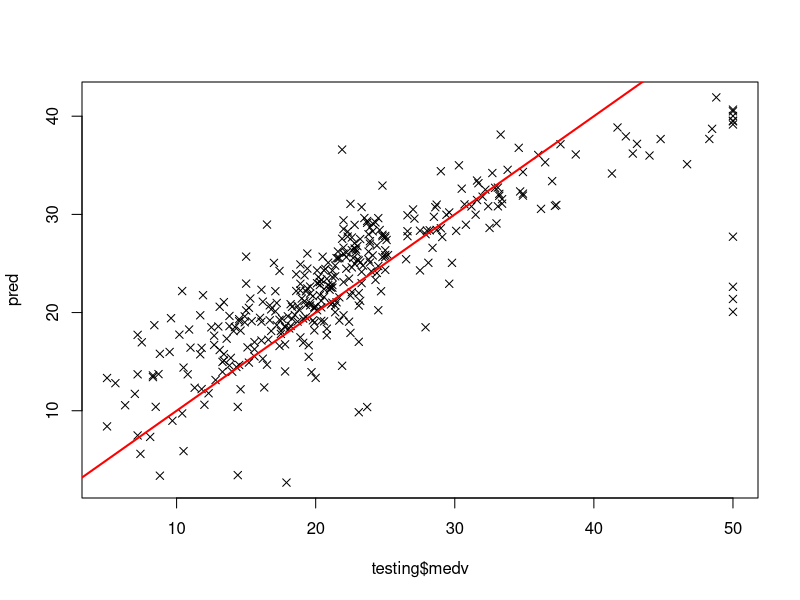
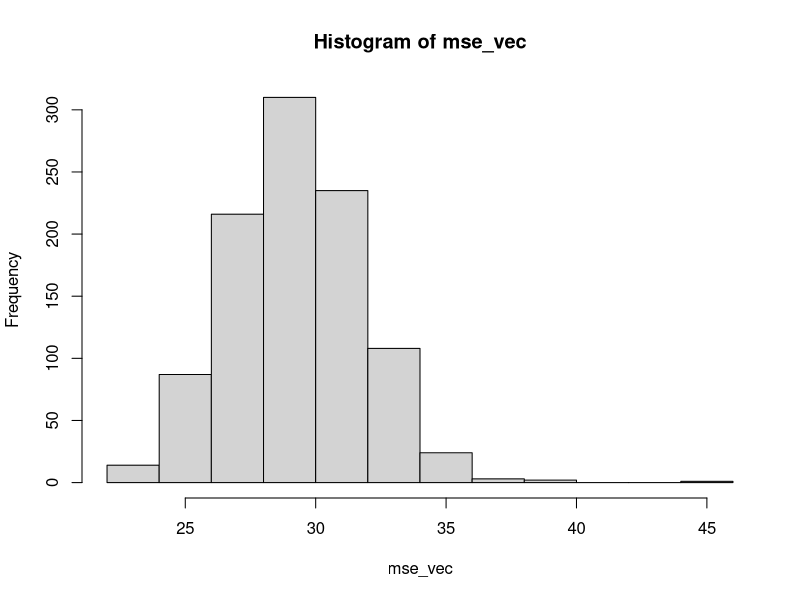
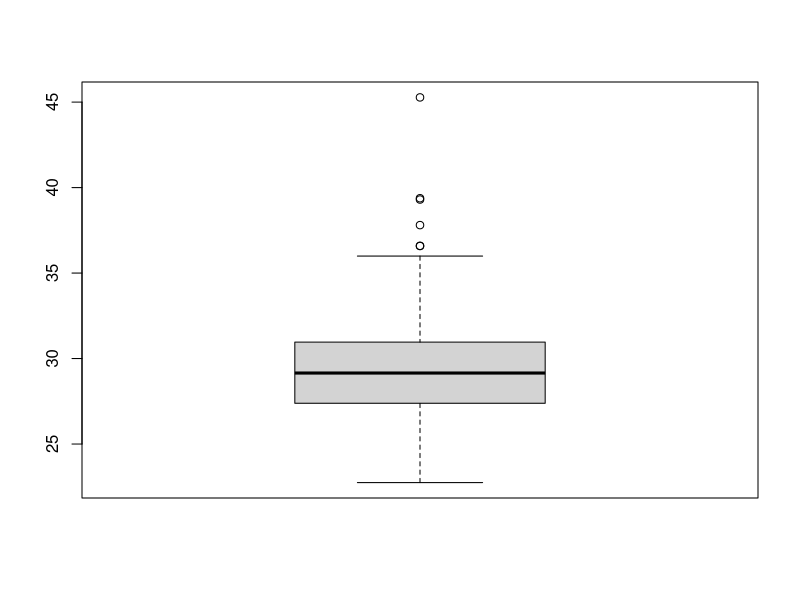

Write the R code that produced these figures, in order.
## ---- chunk 1
# ---------------------------------------------------------------------
# clear the environment var area
rm(list = ls())
# clear all plots
graphics.off()
# clear the console area
cat("\014")
# ---------------------------------------------------------------------
## ---- chunk 2
library(MASS)
data(Boston)
dim(Boston)
## ---- chunk 3
training_size = 150
ind = sample(1:nrow(Boston), size = training_size)
training = Boston[ind,]
testing = Boston[-ind,]
## ---- chunk 4
model_1 = lm(medv ~ rm+lstat+indus+ptratio, data = training)
summary(model_1)
## ---- chunk 5
pred = predict(model_1, newdata = testing)
summary(pred)
mean((testing$medv - pred)^2)
## ---- chunk 6
plot(testing$medv, pred, pch = 4)
abline(c(0,1), col = "red", lwd = 2)
## ---- chunk 7
t_size = 150
reps = 1000
mse_vec = rep(NA, 100)
for (i in 1:reps){
    ind = sample(1:nrow(Boston), size = t_size)
    training = Boston[ind,]
    testing = Boston[-ind,]
    m1 = lm(medv ~ rm+lstat+indus+ptratio, data = training)
    pred = predict(m1, newdata = testing)
    mse_vec[i] = mean((testing$medv - pred)^2)
    }
## ---- chunk 8
hist(mse_vec)
boxplot(mse_vec)
## ---- chunk 9
mse = rep(NA, nrow(Boston))
for (i in 1:nrow(Boston)) {
  training = Boston[-i,]
  testing = Boston[i,]
  m = lm(medv ~ rm+lstat+indus+ptratio, data = training)
  pred = predict(m, newdata = testing)
  mse[i] = mean((testing$medv - pred)^2)
}
LOOCV_n = mean(mse)
## ---- chunk 10
mse = rep(NA, nrow(Boston))
for (i in 1:nrow(Boston)) {
  training = Boston[-i,]
  testing = Boston[i,]
  m = lm(medv ~ rm, data = training)
  pred = predict(m, newdata = testing)
  mse[i] = mean((testing$medv - pred)^2)
}
LOOCV_n_2 = mean(mse)
## ---- chunk 11

## ---- chunk 12
library(caret)
## ---- chunk 13
ctrl = trainControl(method = "LOOCV")
## ---- chunk 14
model = train(medv ~ rm+lstat+indus+ptratio,
              data = Boston,
              method = "lm",
              trControl = ctrl)
## ---- chunk 15
print(model)
## ---- chunk 16
print((model$results$RMSE)^2)
## ---- chunk 17
ctrl_kfold = trainControl(method = "cv", number = 10)
model_kfold = train(medv ~ rm+lstat+indus+ptratio,
              data = Boston,
              method = "lm",
              trControl = ctrl_kfold)
print(model_kfold)
## ---- chunk 18

